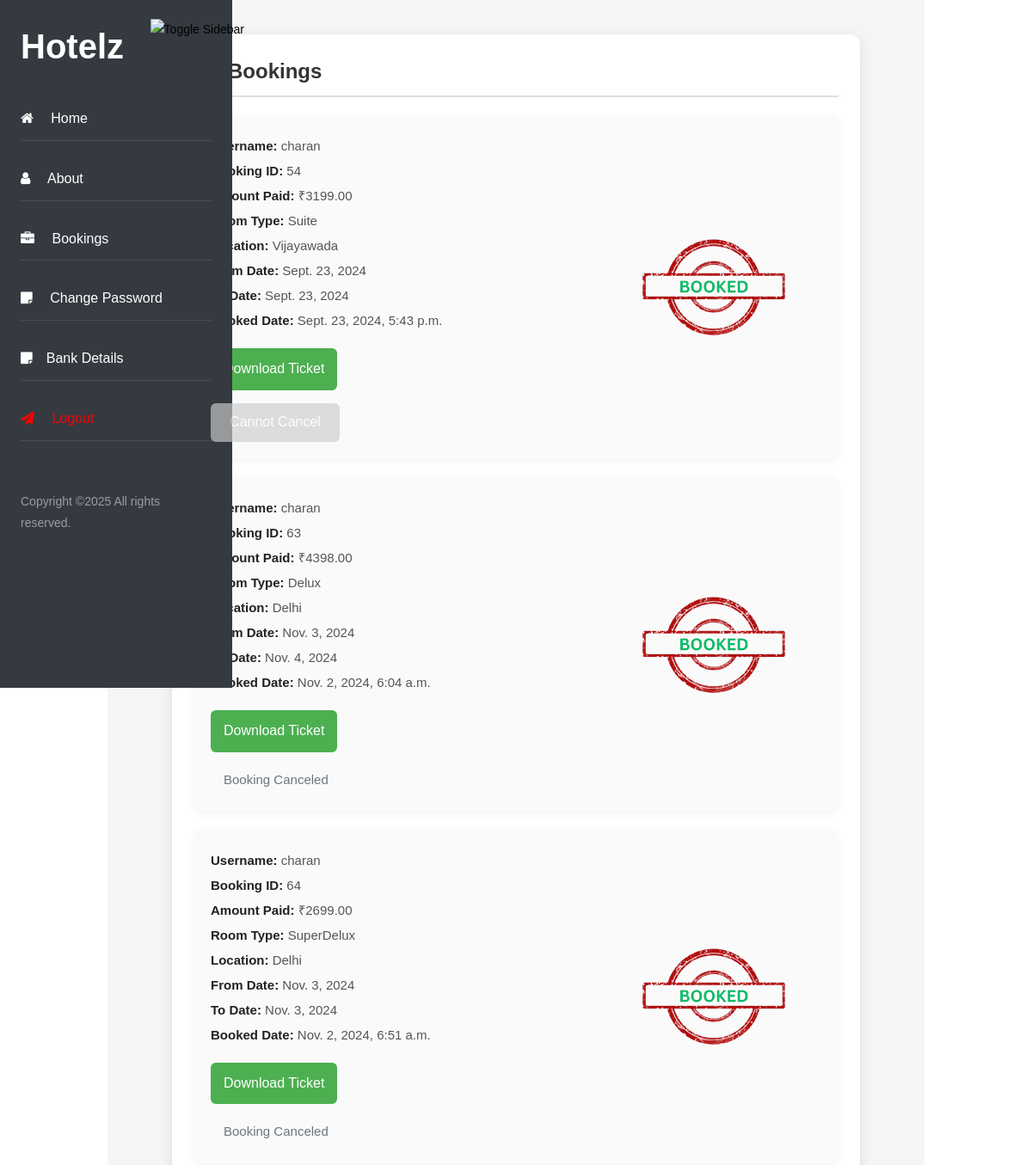
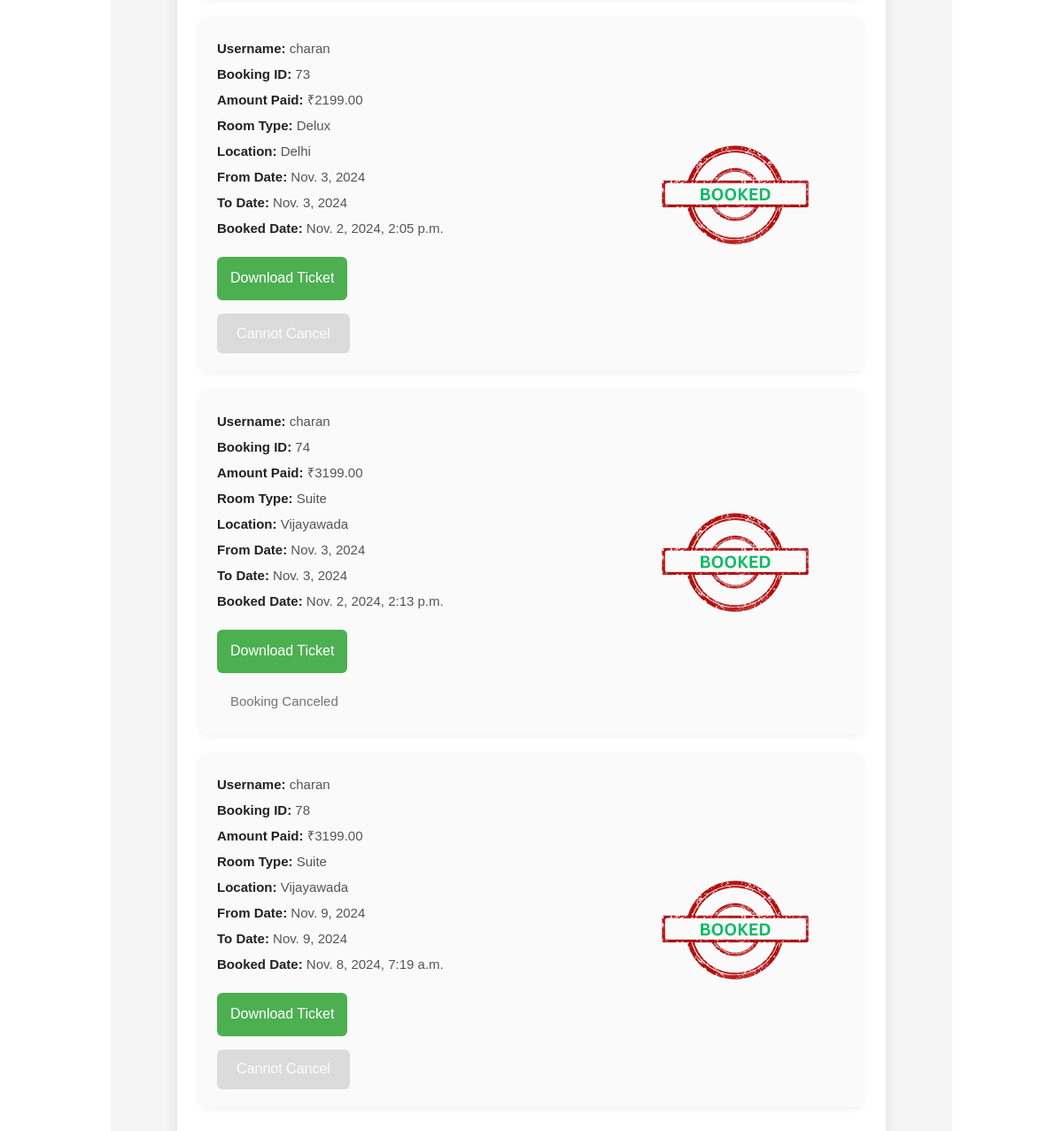
The app's page /mybookings (signed in) with its own data (2 pictures, top to bottom).
### myapp/models.py (models this page shows, shortened)
class MyBookings(models.Model):
    user = models.ForeignKey(User, on_delete=models.CASCADE)
    booking_id = models.CharField(max_length=50)
    amount = models.DecimalField(max_digits=10, decimal_places=2)
    room = models.ForeignKey(Room, on_delete=models.CASCADE)
    fromdate = models.DateField()
    todate = models.DateField()
    payment_status = models.BooleanField(default=False)
    booked_on = models.DateTimeField(auto_now_add=True)
    status = models.CharField(max_length=20, default="Active")

class Room(models.Model):
    location = models.CharField(max_length=20, choices=LOCATION_CHOICES)
    roomtype = models.CharField(max_length=20, choices=ROOM_TYPE)
    total_rooms = models.IntegerField()
    available_rooms = models.IntegerField()
    price = models.DecimalField(max_digits=10, decimal_places=2)

### myapp/views.py (the view)
# urls.py: path('mybookings',views.mybookings,name="mybookings"),
def mybookings(request):
    my_bookings = MyBookings.objects.filter(user=request.user)
    bank_details = BankDetails.objects.filter(user=request.user, is_submitted=True).first()
    return render(request, "MyBookings.html", {
        "my_bookings": my_bookings,
        "today": timezone.now().date(),
        "bank_details_status": bank_details.is_submitted if bank_details else False  # Ensure it's a boolean
    })

### templates/MyBookings.html (shortened to what this page needs)
<!DOCTYPE html>
<html lang="en">
<head>
    <link rel="stylesheet" href="https://stackpath.bootstrapcdn.com/font-awesome/4.7.0/css/font-awesome.min.css">
    <link rel="stylesheet" href="/static/assets5/css/style.css">
</head>
<body>
    <nav id="sidebar">
        <div class="custom-menu">
            <button type="button" id="sidebarCollapse" style="background-color:transparent;border:none;">
                <img src="https://cdn-icons-png.flaticon.com/128/8805/8805091.png" alt="Toggle Sidebar">
            </button>
        </div>
        <div class="p-4">
            <h1><a href="index.html" class="logo">Hotelz</a></h1>
            <ul class="list-unstyled components mb-5">
                <li class="active">
                    <a href="{% url 'home' %}"><span class="fa fa-home mr-3"></span> Home</a>
                </li>
                <li>
                    <a href="#"><span class="fa fa-user mr-3"></span> About</a>
                </li>
                <li>
                    <a href="{% url 'mybookings' %}"><span class="fa fa-briefcase mr-3"></span> Bookings</a>
                </li>
                <li>
                    <a href="{% url 'changepassword' %}"><span class="fa fa-sticky-note mr-3"></span> Change Password</a>
                </li>
                <li>
                    <a href="{% url 'paymentreturningform' %}"><span class="fa fa-sticky-note mr-3"></span>Bank Details</a>
                </li>
                <li>
                    <a href="{% url 'logout' %}" style="color:red;"><span class="fa fa-paper-plane mr-3"></span> Logout</a>
                </li>
            </ul>
            <div class="footer">
                <p>
                    Copyright &copy;<script>document.write(new Date().getFullYear());</script> All rights reserved.
                </p>
            </div>
        </div>
    </nav>
    <div class="main-content">
        <div class="container">
            <h2>My Bookings</h2>
            {% for booking in my_bookings %}
                <div class="booking">
                    <div class="booking-info">
                        <p><strong>Username:</strong> {{ booking.user.username }}</p>
                        <p><strong>Booking ID:</strong> {{ booking.booking_id }}</p>
                        <p><strong>Amount Paid:</strong> ₹{{ booking.amount }}</p>
                        <p><strong>Room Type:</strong> {{ booking.room.roomtype }}</p>
                        <p><strong>Location:</strong> {{ booking.room.location }}</p>
                        <p><strong>From Date:</strong> {{ booking.fromdate }}</p>
                        <p><strong>To Date:</strong> {{ booking.todate }}</p>
                        <p><strong>Booked Date:</strong> {{ booking.booked_on }}</p>
                        <form method="get" action="{% url 'download_ticket' booking.id %}">
                            <button type="submit">Download Ticket</button>
                        </form>
                   {% if booking.status == "Active" %}
    {% if booking.fromdate > today and bank_details_status %}
        <a style="width:150px;height:45px;" href="{% url 'cancel_booking' booking.id %}" class="btn btn-danger">Cancel Booking</a>
    {% else %}
        <button style="width:150px;height:45px;" class="btn btn-danger" disabled>Cannot Cancel</button>
    {% endif %}
{% else %}
    <p style="margin-top:20px;margin-left:15px;" class="text-muted">Booking Canceled</p>
{% endif %}
                    </div>
                    <img  src="static/assets2/img/BOOKED-removebg-preview.png" alt="Booking Image">
                </div>
            {% empty %}
                <p>No bookings found.</p>
            {% endfor %}
        </div>
    </div>
</body>
</html>

### templates/MyBookings.html (style rules this page uses)
body { margin: 0; padding: 0; font-family: 'Poppins', sans-serif; min-height: 100vh; background-color: white; display: flex; }
#sidebar { position: fixed; left: 0; top: 0; width: 250px; height: 100vh; background-color: #343a40; color: #fff; }
#sidebar .custom-menu { margin-bottom: 30px; }
#sidebarCollapse img { height: 36px; width: 38px; }
#sidebar .list-unstyled { padding-left: 0; }
#sidebar .list-unstyled li { padding: 10px 0; }
#sidebar .list-unstyled li a { color: #fff; text-decoration: none; }
#sidebar .footer { margin-top: auto; }
.main-content { margin: 0 auto; padding: 40px 20px; display: flex; justify-content: center; align-items: flex-start; width: calc(100% - 250px); min-height: 100vh; background: #f5f5f5; }
.container { max-width: 800px; padding: 25px; background: #ffffff; border-radius: 12px; box-shadow: 0 4px 15px rgba(0, 0, 0, 0.1); transition: box-shadow 0.3s ease; }
h2 { font-size: 24px; font-weight: bold; color: #333; padding-bottom: 10px; margin-bottom: 20px; border-bottom: 2px solid #e0e0e0; }
.booking { display: flex; align-items: center; background-color: #fafafa; padding: 20px; border-radius: 10px; margin-bottom: 20px; box-shadow: 0 3px 8px rgba(0, 0, 0, 0.05); transition: transform 0.2s; }
.booking-info { flex: 1; color: #555; font-size: 16px; }
.booking-info p { margin: 5px 0; font-size: 15px; line-height: 1.6; font-weight: 500; }
.booking-info p strong { color: #222; }
.booking img { max-width: 250px; margin-left: 20px; border-radius: 8px; height: auto; object-fit: cover; }
.booking button { margin-top: 15px; padding: 10px 15px; font-size: 16px; background-color: #4CAF50; color: #fff; border: none; border-radius: 6px; cursor: pointer; transition: background-color 0.3s; }
.btn-danger { background-color: #dc3545; border: none; color: #fff; padding: 8px 12px; border-radius: 6px; cursor: pointer; margin-top: 10px; font-size: 16px; transition: background-color 0.3s; }
.btn-danger:disabled { background-color: #ccc; cursor: not-allowed; }

### records on screen
MyBookings: user.username "charan", booking_id "54", amount "3199.00", room.roomtype "Suite", room.location "Vijayawada", fromdate "Sept. 23, 2024", todate "Sept. 23, 2024", booked_on "Sept. 23, 2024, 5:43 p.m.", status "Cannot Cancel"
MyBookings: user.username "charan", booking_id "63", amount "4398.00", room.roomtype "Delux", room.location "Delhi", fromdate "Nov. 3, 2024", todate "Nov. 4, 2024", booked_on "Nov. 2, 2024, 6:04 a.m.", status "Booking Canceled"
MyBookings: user.username "charan", booking_id "64", amount "2699.00", room.roomtype "SuperDelux", room.location "Delhi", fromdate "Nov. 3, 2024", todate "Nov. 3, 2024", booked_on "Nov. 2, 2024, 6:51 a.m.", status "Booking Canceled"
MyBookings: user.username "charan", booking_id "73", amount "2199.00", room.roomtype "Delux", room.location "Delhi", fromdate "Nov. 3, 2024", todate "Nov. 3, 2024", booked_on "Nov. 2, 2024, 2:05 p.m.", status "Cannot Cancel"
MyBookings: user.username "charan", booking_id "74", amount "3199.00", room.roomtype "Suite", room.location "Vijayawada", fromdate "Nov. 3, 2024", todate "Nov. 3, 2024", booked_on "Nov. 2, 2024, 2:13 p.m.", status "Booking Canceled"
MyBookings: user.username "charan", booking_id "78", amount "3199.00", room.roomtype "Suite", room.location "Vijayawada", fromdate "Nov. 9, 2024", todate "Nov. 9, 2024", booked_on "Nov. 8, 2024, 7:19 a.m.", status "Cannot Cancel"
